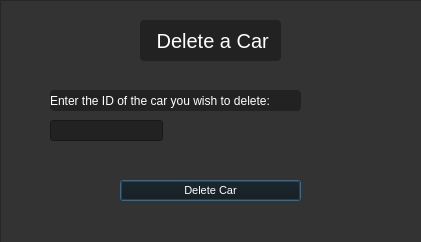
<?xml version="1.0" encoding="UTF-8"?>
<ui version="4.0">
 <class>DeleteCarWindow</class>
 <widget class="QDialog" name="DeleteCarWindow">
  <property name="geometry">
   <rect>
    <x>0</x>
    <y>0</y>
    <width>421</width>
    <height>242</height>
   </rect>
  </property>
  <property name="windowTitle">
   <string>Dialog</string>
  </property>
  <property name="styleSheet">
   <string notr="true">QDialog#DeleteCarWindow
{
	color:#333;
}

QLabel#DltCarId
{
	color:white;
	font-size:12px;
	background-color:#222;
	border-radius:4px;
}

QLabel#DltCarlbl
{
	font-size:20px;
	color:white;
	background-color:#222;
	border-radius:4px;
}

QFrame#framedldcar
{
	background-color:#333;
}

QPushButton#DltCarButton
{
	color:white;
	font-size:11px;
	background-color:#111;
}

QPushButton#DltCarButton::hover
{
	color:white;
font-size:11px;
	background-color:#444;
}



QLineEdit#DltCarLineEdit
{
	background-color:#222;
}</string>
  </property>
  <widget class="QLabel" name="DltCarId">
   <property name="geometry">
    <rect>
     <x>50</x>
     <y>90</y>
     <width>251</width>
     <height>21</height>
    </rect>
   </property>
   <property name="text">
    <string>Enter the ID of the car you wish to delete:</string>
   </property>
  </widget>
  <widget class="QLineEdit" name="DltCarLineEdit">
   <property name="geometry">
    <rect>
     <x>50</x>
     <y>120</y>
     <width>113</width>
     <height>21</height>
    </rect>
   </property>
  </widget>
  <widget class="QPushButton" name="DltCarButton">
   <property name="geometry">
    <rect>
     <x>120</x>
     <y>180</y>
     <width>181</width>
     <height>21</height>
    </rect>
   </property>
   <property name="text">
    <string>Delete Car</string>
   </property>
  </widget>
  <widget class="QFrame" name="framedldcar">
   <property name="geometry">
    <rect>
     <x>0</x>
     <y>0</y>
     <width>431</width>
     <height>251</height>
    </rect>
   </property>
   <property name="frameShape">
    <enum>QFrame::StyledPanel</enum>
   </property>
   <property name="frameShadow">
    <enum>QFrame::Raised</enum>
   </property>
   <widget class="QLabel" name="DltCarlbl">
    <property name="geometry">
     <rect>
      <x>140</x>
      <y>20</y>
      <width>141</width>
      <height>41</height>
     </rect>
    </property>
    <property name="text">
     <string>   Delete a Car</string>
    </property>
   </widget>
  </widget>
  <zorder>framedldcar</zorder>
  <zorder>DltCarId</zorder>
  <zorder>DltCarLineEdit</zorder>
  <zorder>DltCarButton</zorder>
 </widget>
 <resources/>
 <connections/>
</ui>
